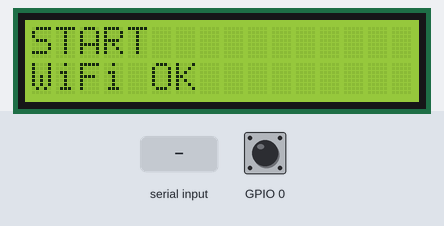
Recording of a sketch running on a simulated ESP32. Shown: 16×2 character LCD. Inputs (shaded band) come from the test bench; at power-on: GPIO 0 HIGH. WiFi joins after 1.5 s; servers stay silent unless stated; what the sketch prints to the serial monitor is not drawn. At 13.8 s the program restarts the board; the recording ends there.

Above: at 3.7 s.
3.8 s: GPIO 0 driven LOW
At 5.2 s:
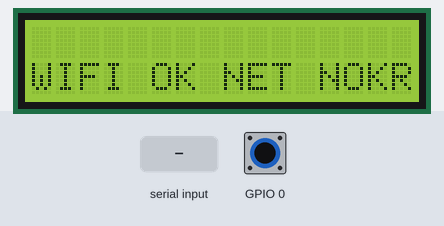
5.5 s: GPIO 0 driven HIGH
7.0 s: "G:\n" received over the second serial link
At 7.4 s:
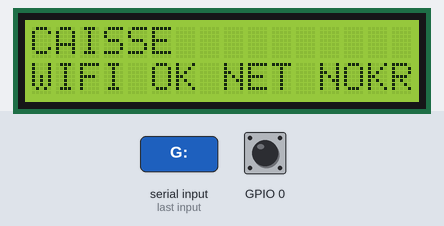
8.5 s: "1:\n" received over the second serial link
At 9.1 s:
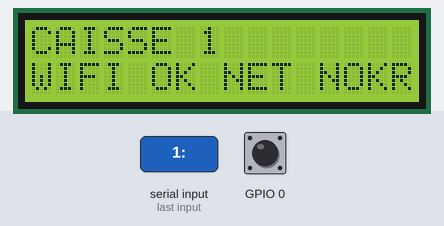
10.0 s: GPIO 0 pulsed LOW 2 times (0.12 s each, 0.3 s apart)
At 11.5 s:
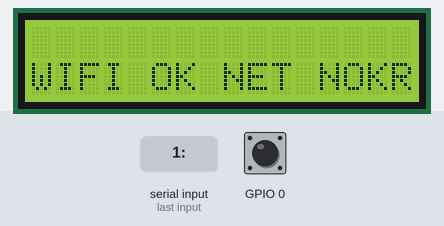
12.1 s: GPIO 0 driven LOW
At 13.5 s:
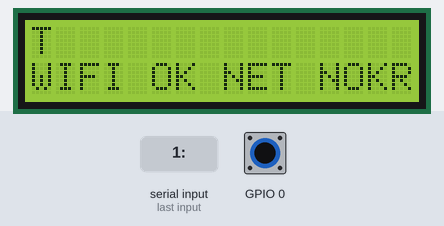
Timing chart, 0 to 13.8 s (numbered marks = the images above; inputs shaded):
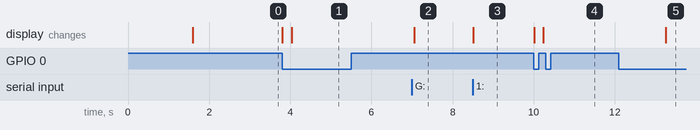

The sketch:

RS485toLCDtoGOOLE_V2.ino
```cpp
//ESP32-WROOM-DA-Module

#include <HardwareSerial.h>
#include <LiquidCrystal_I2C.h>
#include <WiFiManager.h>     // https://github.com/tzapu/WiFiManager //https://microdigisoft.com/
#include <HTTPClient.h>
// Google script ID and required credentials
String GOOGLE_SCRIPT_ID = "AKfycbziCv5KrLd04WmRT_k1B10jjVmOscfB7w6_DkPbByOzOITigoVcK06lYO42ExSkvbdJ";
WiFiManager wm;

#define CONNECTION_RETRY_DELAY 500   // Retry every 5 seconds in ms
// RS485 setup with ESp32
HardwareSerial RS485Serial_1(1); // Use UART1 for RS485 module 1
HardwareSerial RS485Serial_2(2); // Use UART2 for RS485 module 2

// Initialize the LCD screen
LiquidCrystal_I2C lcd(0x27, 16, 2);
String message = "Pas de message";
void setup() {
  Serial.begin(115200);
  RS485Serial_1.begin(9600, SERIAL_8N1, 16, -1); //16 <= Relay5
  RS485Serial_2.begin(9600, SERIAL_8N1, 17, -1); //25 <= Relay4
  // RS485Serial_2.begin(9600, SERIAL_8N1, 25, -1); //25 <= PROG 2 | TASTES CA SI L AUTRE NE FONCTIONNE PAS
  // ---- LCD SETUP ----//
  lcd.init();  // initialize the lcd
  lcd.backlight();
  lcd.clear();
  lcd.setCursor(0, 0);
  lcd.print("START           ");

  // Set the timeout for WiFi configuration
  wm.setConfigPortalTimeout(30);  // Set timeout to 60 seconds
  int connectionAttempts = 0;
  bool connected = false;

  while (!connected) {
    connected = wm.autoConnect("SYSTEM_Lavage");
    if (!connected) {
      Serial.println("Connection failed. Retrying in 5 seconds...");
        lcd.setCursor(0, 0);
        lcd.print("ESSAI WIFI: " + String(connectionAttempts) + "   ");
      delay(CONNECTION_RETRY_DELAY);
      connectionAttempts++;
    }
  }
  lcd.setCursor(0, 1);
  lcd.print("WiFi OK");
  delay(1000);
}

void loop() {
  if (!digitalRead(0)) {  // User press RESET button
    lcd.clear();
    lcd.setCursor(0, 1);
    Serial.println(message);
    if(WiFi.status() == WL_CONNECTED) {
      // Check Internet connectivity
      if (isConnectedToInternet()) {
        // If connected, display a message or perform actions that require internet
        lcd.print("WIFI OK NET OK"); // Ensure the message overwrites previous text
        Serial.println("WIFI OK NET OK");
      } else {
        // If not connected, display a different message or handle accordingly
        lcd.print("WIFI OK NET NOK"); // Ensure the message overwrites previous text
        Serial.println("WIFI OK NET NOK");
      }
    } else {
      lcd.print("WIFI NOK NET NOK");
      Serial.println("WIFI NOK NET NOK");
    }
    lcd.print("Reset dans 3 sec");
    delay(3000);
    if (!digitalRead(0)) {
      lcd.print("     RESET      ");
      delay(500);
      wm.resetSettings();
      ESP.restart();
    }
  }else if (RS485Serial_1.available()) {
    message = RS485Serial_1.readStringUntil('\n');
    Serial.print("Received S1: ");
    Serial.println(message);
    DesplyMessage(message);
  }else if(RS485Serial_2.available()) {
    message = RS485Serial_2.readStringUntil('\n');
    Serial.print("Received S2: ");
    Serial.println(message);
    DesplyMessage(message);
  }

  static unsigned long lastLCDTime = 0;
  if (millis() - lastLCDTime >= 20000) {
    lcd.clear();
    message = "Pas de message";
    lastLCDTime = millis();
    lcd.setCursor(0, 1);
    if(WiFi.status() == WL_CONNECTED) {
      // Check Internet connectivity
      if (isConnectedToInternet()) {
        // If connected, display a message or perform actions that require internet
        lcd.print("WIFI OK NET OK"); // Ensure the message overwrites previous text
        Serial.println("WIFI OK NET OK");
      } else {
        // If not connected, display a different message or handle accordingly
        lcd.print("WIFI OK NET NOK"); // Ensure the message overwrites previous text
        Serial.println("WIFI OK NET NOK");
      }
    } else {
      lcd.print("WIFI NOK NET NOK");
      Serial.println("WIFI NOK NET NOK");
    }
  }
 delay(10);
}

void DesplyMessage(String messageRS485){
    lcd.setCursor(0, 0);
    lcd.print("CAISSE");
    if (messageRS485.startsWith("G:")) { // PIN CAISSE to Google
      messageRS485.remove(0, 2);  // Remove the indicator from the message
      Send_Data_to_Google(messageRS485);
    }else if (messageRS485.startsWith("1:")) { //RS485 CAISSE
        lcd.setCursor(7, 0);
        lcd.print("1");
    }else if (messageRS485.startsWith("2:")) { //RS485 CAISSE
        lcd.setCursor(9, 0);
        lcd.print("2");
    }else if (messageRS485.startsWith("3:")) { //RS485 CAISSE
        lcd.setCursor(11, 0);
        lcd.print("3");
    }else if (messageRS485.startsWith("4:")) { //RS485 CAISSE
        lcd.setCursor(13, 0);
        lcd.print("4");
    }
}

bool isConnectedToInternet() {
  HTTPClient http;
  http.begin("http://www.google.com"); // URL to perform the GET request
  int httpCode = http.GET();
  // httpCode will be negative on error
  if (httpCode > 0) {
      // HTTP header has been send and Server response header has been handled
      Serial.printf("[HTTP] GET... code: %d\n", httpCode);
      // file found at server
      if (httpCode == HTTP_CODE_OK || httpCode == HTTP_CODE_MOVED_PERMANENTLY) {
          return true;
      }
  } else {
      Serial.printf("[HTTP] GET... failed, error: %s\n", http.errorToString(httpCode).c_str());
  }

  http.end();
  return false;
}

// ---- SEND DATA TO GOOGLE ---- //
String Send_Data_to_Google(String Message_to_http) {
  String urlFinal = "https://script.google.com/macros/s/" + GOOGLE_SCRIPT_ID + "/exec?" + Message_to_http;
  Serial.print("POST data to spreadsheet:");
  Serial.println(urlFinal);
  HTTPClient http;
  http.begin(urlFinal.c_str());
  http.setFollowRedirects(HTTPC_STRICT_FOLLOW_REDIRECTS);
  int httpCode = http.GET();
  Serial.print("HTTP Status Code: ");
  Serial.println(httpCode);
  //---------------------------------------------------------------------
  //getting response from google sheet
  String payload;
  if (httpCode > 0) {
    payload = http.getString();
    //Serial.println("Payload: "+payload);
  }
  //---------------------------------------------------------------------
  http.end();
  return payload;
}
// ---- GET DATA FROM GOOGLE ---- //
String Get_Data_from_Google(String Message_to_http) {  // Not used here
  HTTPClient http;
  String url = "https://script.google.com/macros/s/" + GOOGLE_SCRIPT_ID + "/exec?" + Message_to_http;
  Serial.print("Making a request from URL :");
  Serial.println(url);
  http.begin(url.c_str());  //Specify the URL and certificate
  http.setFollowRedirects(HTTPC_STRICT_FOLLOW_REDIRECTS);
  int httpCode = http.GET();
  String payload;
  if (httpCode > 0) {  //Check for the returning code
    payload = http.getString();
    return payload;
  } else {
    Serial.println("Error on HTTP request");
    return "Error on HTTP request";
  }
  http.end();
}
```

Measured:
- after the input at 3.8 s, the display: first changes at once (image 1 shows a later state)
- after the input at 5.5 s, every drawn part: stays the same
- after the input at 7.0 s, the display: changes after 0.06 s (image 2)
- after the input at 8.5 s, the display: changes at once (image 3)
- after the input at 10.0 s, the display: first changes at once (image 4 shows a later state)
- after the input at 12.1 s, the display: changes after 1.2 s (image 5)
